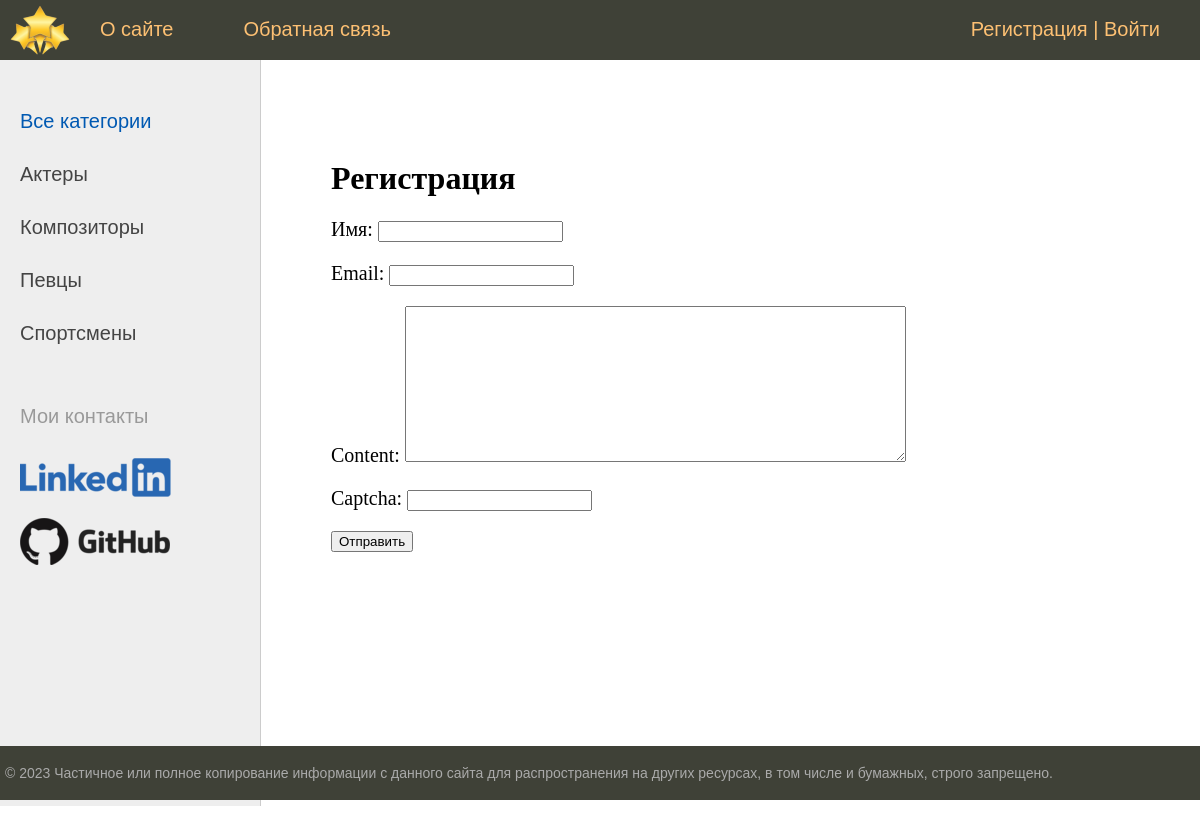
Page /contact/ on the committed database.
### blog/models.py (models this page shows, shortened)
class Category(models.Model):
    name = models.CharField(max_length=100, db_index=True)
    slug = models.SlugField(max_length=255, unique=True, db_index=True, verbose_name='URL')  # 12 урок
    def get_absolute_url(self):
        return reverse('category', kwargs={'cat_slug': self.slug})  # {'cat_id': self.pk}) # САМ ЗАМЕНИЛ
    class Meta:  # класс используется админ панелью для настройки/отображения класса Article
        verbose_name = 'Категория'
        verbose_name_plural = 'Categoryyy'
        ordering = ['id']

### blog/views.py (the view, shortened to what this page needs)
# urls.py: path('contact/', ContactFormView.as_view(), name='contact'),  # 23 урок
class ContactFormView(DataMixin, FormView):  # 23 урок FormView стандартный класс для форм которые не привязаны к модели, у
    form_class = ContactForm  # наш шаблон из forms.py
    template_name = 'blog/contact.html'
    success_url = reverse_lazy('home')  # перенап-е пользователя при успешной заполнении формы
    def get_context_data(self, *, object_list=None, **kwargs):
        context = super().get_context_data(**kwargs)  # через super() обращаемся к базовому классу ListView
        c_def = self.get_user_context(title='Регистрация')
        return dict(list(context.items()) + list(c_def.items()))

### blog/forms.py
class ContactForm(forms.Form):  # 23 урок
    username = forms.CharField(label='Имя', max_length=255)
    email = forms.EmailField(label='Email')
    content = forms.CharField(widget=forms.Textarea(attrs={'cols': 60, 'rows': 10}))
    captcha = CaptchaField(label='Я - человек')

### blog/templatetags/blog_tags.py (called while the page is built)
@register.simple_tag(name='getcats')  # за счет этого @ функция превращается в тэг
def get_categories(filter=None):
    if not filter:
        return Category.objects.all()
    else:
        return Category.objects.filter(pk=filter)

### blog/utils.py (called while the page is built)
    def get_user_context(self, **kwargs):  # урок 17 будет формировать нужный контекст по умолчанию
        context = kwargs  # формируем словарь из тех именнованых параметров которые переданы функции get_user_context
        cats = Category.objects.annotate(Count('article'))  # вместо нижней строки делаем чтобы не вывдить категорию,
        user_menu = menu.copy()  # 17 урок 19.10, если пользоваетль не авторизован 'Добавить статью' не показывать
        if not self.request.user.is_authenticated:
            user_menu.pop(1)  # удаляем из menu, которое тут наверху, второй элемент 'Добавить статью'
        context['menu'] = user_menu
        context['cats'] = cats  # формируется контекст для рубрик общий код для всех классов представлений
        if 'cat_selected' not in context:
            context['cat_selected'] = 0
        return context

### blog/templates/blog/contact.html (shortened to what this page needs)
{% extends 'blog/base.html' %}
{% block content %}
<h1>{{title}}</h1>
<form method="post">
    {{ form.as_p }}
    <button type="submit">Отправить</button>
</form>
{% endblock %}

### blog/templates/blog/base.html (shortened to what this page needs)
{% load static %}
{% load blog_tags %}
<html>
<head>
  <!DOCTYPE html>
    <link type="text/css" href="{% static 'blog/css/styles.css' %}" rel="stylesheet"/>
</head>
<body>
<table class="table-page" border="0" cellpadding="0" cellspacing="0">
<tr><td valign="top">
{% block mainmenu %}
    <div class="header">
      <ul id="mainmenu" class="mainmenu">
      <li class="logo"><a href="{% url 'home' %}"><div class="logo"></div></a></li>
{% for m in menu %}
      <li><a href="{% url m.url_name %}">{{m.title}}</a></li>
{% endfor %}
        {% if request.user.is_authenticated %}
        <li class="last">{{user.username}} | <a href="{% url 'logout' %}">Выйти</a></li>
        {% else %}
        <li class="last"><a href="{% url 'register' %}">Регистрация</a> | <a href="{% url 'login' %}">Войти</a></li>
        {% endif %}
      </ul>
    </div>
{% endblock mainmenu %}
<table class="table-content" border="0" cellpadding="0" cellspacing="0">
<tr>
  <td valign="top" class="left-chapters">
  <ul id="leftchapters">
{% if cat_selected == 0 %}
        <li class="selected">Все категории</li>
{% else %}
        <li><a href="{% url 'home' %}">Все категории</a></li>
{% endif %}
{% for c in cats %}
{% if c.article__count > 0 %}
    {% if c.pk == cat_selected %}
       <li class="selected">{{c.name}}</li>
    {% else %}
       <li><a href="{{ c.get_absolute_url }}">{{ c.name }}</a></li>
   {% endif %}
{% endif %}
{% endfor %}
    <li class="share">
    <p>Мои контакты</p>
    <a class="my-logo-1" href="https://www.linkedin.com/in/npodkopaev/" target="_blank" rel="nofollow"></a>
    <a class="my-logo-2" href="https://github.com/ForwardingAgent" target="_blank" rel="nofollow"></a>
    </li>
  </ul>
</td>
<td valign="top" class="content">
  <div class="content-text">
{% block content %}
{% endblock %}
  </div>
</td></tr></tbody></table>
</td></tr>
<tr><td valign="top">
  <div id="footer">
    <p>© 2023 Частичное или полное копирование информации с данного сайта для распространения на других ресурсах, в том числе и бумажных, строго запрещено.</p>
  </div>
</td></tr></tbody></table>
</body>
</html>

### blog/static/blog/css/styles.css (style rules this page uses)
html, body { font-family: 'Arial'; margin: 0; padding: 0; height: 100%; width: 100%; color: #444; }
a { color: #0059b2; text-decoration: none; }
.table-page { width: 100%; height: 100%; vertical-align: top; }
.table-page tr { height: 100%; }
.header { background: #3F4137; height: 60px; }
.logo { background: url('../images/mylogo.png') no-repeat 10px 5px; width: 70px; height: 60px; }
ul.mainmenu { list-style: none; margin: 0; padding: 0; height: 60px; color: #fdc073; font-size: 20px; overflow: hidden; }
ul.mainmenu li { float: left; margin: 18px 40px 0 30px; }
ul.mainmenu li.logo { margin: 0; }
ul.mainmenu li.last { float: right; }
ul.mainmenu li a { color: #fdc073; text-decoration: none; }
.table-content { width: 100%; min-height: 100%; height: 100%; }
.left-chapters { margin: 0; background: #eee; border-right: 1px solid #ccc; min-height: 100%; }
.left-chapters ul { width: 230px; min-height: 100%; margin: 0; padding: 20px 10px 10px 20px; list-style: none; font-size: 20px; }
.left-chapters ul li { margin: 30px 0 0 0; color: #999; }
.left-chapters ul li.selected { color: #0059b2; }
.left-chapters ul li a { color: #444; text-decoration: none; }
.left-chapters ul li.share { margin: 60px 0 0 0; }
.left-chapters ul li.share p { margin: 30px 0 30px 0; }
.left-chapters ul li.share a { display: inline-block; width: 40px; height: 40px; margin: 0 20px 0 0; }
.left-chapters ul li.share a.my-logo-1 { width: 100%; height: 60px; background: url('../images/Linkedin.png') no-repeat 0 0 }
.left-chapters ul li.share a.my-logo-2 { width: 100%; height: 60px; background: url('../images/github-logo.png') no-repeat 0 0 }
.content { padding: 40px 20px 20px 40px; width: 100%; box-sizing: border-box; }
.content-text { margin: 60px 0 0 30px; color: #000; font-size: 20px; font-family: Yandex Sans Display Light; }
.content-text h1 { font-size: 32px; }
#footer { box-sizing: border-box; background: #3F4137; padding: 5px; color: #aaa; font-size: 14px; font-family: Verdana, Geneva, Arial, Helvetica; text-align: left; overflow: hidden; }

### rows in the picture
Category: name "Актеры"
Category: name "Композиторы"
Category: name "Певцы"
Category: name "Спортсмены"

### other values in the picture
{{ m.title }} "О сайте" "Обратная связь"
{{ title }} "Регистрация"
